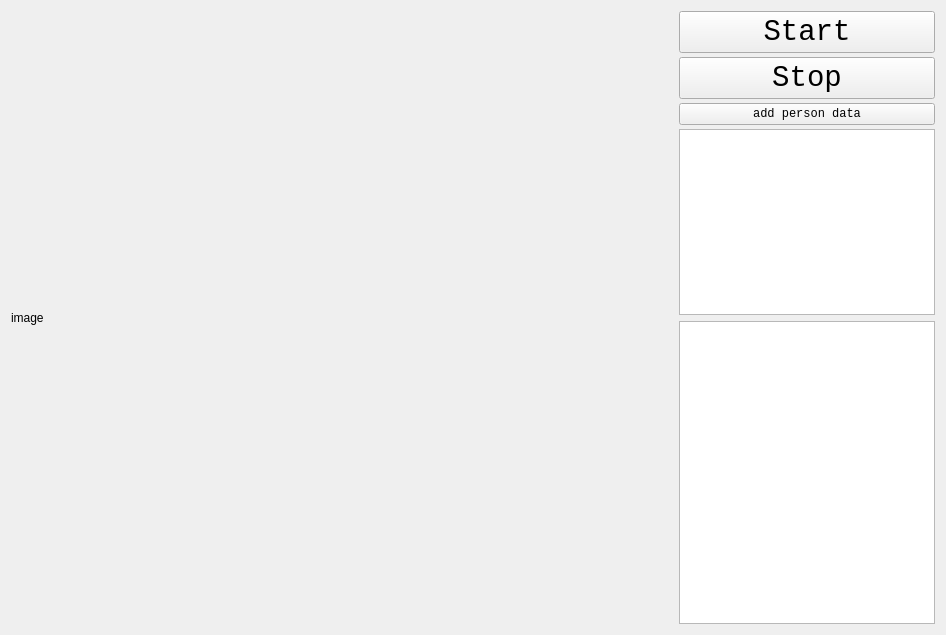
<?xml version="1.0" encoding="UTF-8"?>
<ui version="4.0">
 <class>CameraWidgetClass</class>
 <widget class="QWidget" name="CameraWidgetClass">
  <property name="geometry">
   <rect>
    <x>0</x>
    <y>0</y>
    <width>946</width>
    <height>635</height>
   </rect>
  </property>
  <property name="windowTitle">
   <string>CameraWidget</string>
  </property>
  <layout class="QGridLayout" name="gridLayout">
   <item row="0" column="0">
    <layout class="QHBoxLayout" name="horizontalLayout" stretch="3,0">
     <item>
      <widget class="QLabel" name="ImageLabel">
       <property name="text">
        <string>image</string>
       </property>
      </widget>
     </item>
     <item>
      <layout class="QVBoxLayout" name="verticalLayout_3" stretch="1,1">
       <item>
        <layout class="QVBoxLayout" name="verticalLayout_2" stretch="0,0,0,0">
         <property name="spacing">
          <number>4</number>
         </property>
         <item>
          <widget class="QPushButton" name="pushButton_Start">
           <property name="font">
            <font>
             <family>Consolas</family>
             <pointsize>22</pointsize>
            </font>
           </property>
           <property name="text">
            <string>Start</string>
           </property>
          </widget>
         </item>
         <item>
          <widget class="QPushButton" name="pushButton_Stop">
           <property name="font">
            <font>
             <family>Consolas</family>
             <pointsize>22</pointsize>
            </font>
           </property>
           <property name="text">
            <string>Stop</string>
           </property>
          </widget>
         </item>
         <item>
          <widget class="QPushButton" name="pushButton_add_person_data">
           <property name="font">
            <font>
             <family>Consolas</family>
            </font>
           </property>
           <property name="text">
            <string>add person data</string>
           </property>
          </widget>
         </item>
         <item>
          <widget class="QListView" name="listView"/>
         </item>
        </layout>
       </item>
       <item>
        <layout class="QVBoxLayout" name="verticalLayout" stretch="0">
         <item>
          <widget class="QTextBrowser" name="textBrowser"/>
         </item>
        </layout>
       </item>
      </layout>
     </item>
    </layout>
   </item>
  </layout>
 </widget>
 <layoutdefault spacing="6" margin="11"/>
 <resources/>
 <connections/>
</ui>
